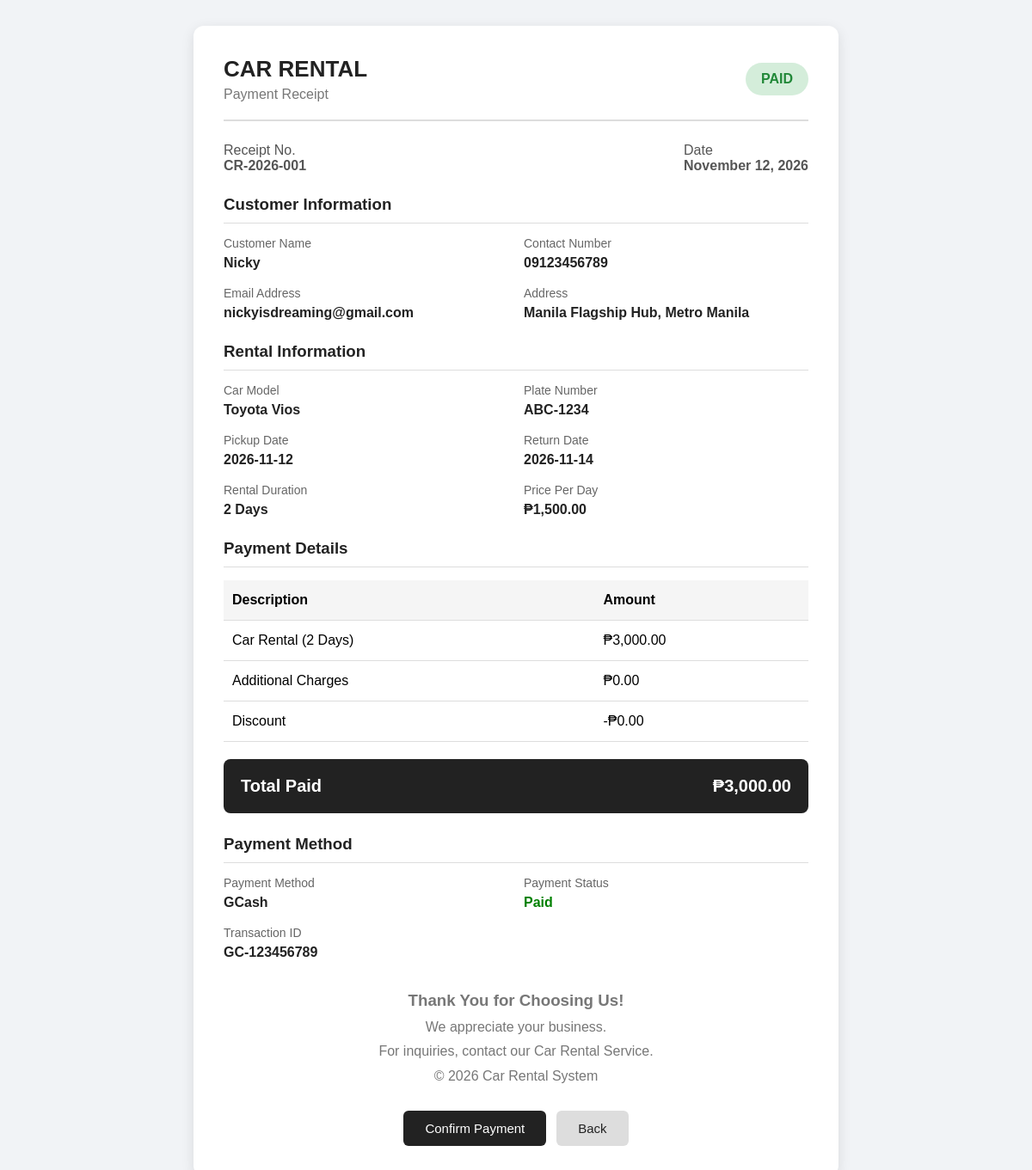
Page /car_rental/reciept.php on the committed database.
### tables this page shows
CREATE TABLE `receipts` (
  `receipt_id` int(11) NOT NULL,
  `payment_id` int(11) NOT NULL,
  `receipt_number` varchar(60) NOT NULL,
  `customer_name` varchar(200) DEFAULT NULL,
  `contact_number` varchar(20) DEFAULT NULL,
  `email` varchar(150) DEFAULT NULL,
  `vehicle_name` varchar(150) DEFAULT NULL,
  `plate_number` varchar(30) DEFAULT NULL,
  `pickup_date` date DEFAULT NULL,
  `return_date` date DEFAULT NULL,
  `rental_days` int(11) DEFAULT NULL,
  `price_per_day` decimal(12,2) DEFAULT NULL,
  `additional_charges` decimal(12,2) DEFAULT 0.00,
  `discount` decimal(12,2) DEFAULT 0.00,
  `total_paid` decimal(12,2) NOT NULL,
  `issued_at` timestamp NULL DEFAULT current_timestamp()
);

CREATE TABLE `payments` (
  `payment_id` int(11) NOT NULL,
  `booking_id` int(11) NOT NULL,
  `payment_method` enum('GCash','Credit/Debit Card','Cash','Bank Transfer','Other') NOT NULL,
  `transaction_id` varchar(150) DEFAULT NULL,
  `amount` decimal(12,2) NOT NULL,
  `payment_status` enum('pending','paid','failed','refunded') DEFAULT 'pending',
  `payment_date` datetime DEFAULT current_timestamp()
);

CREATE TABLE `customers` (
  `customer_id` int(11) NOT NULL,
  `user_id` int(11) NOT NULL,
  `first_name` varchar(100) NOT NULL,
  `last_name` varchar(100) NOT NULL,
  `contact_number` varchar(20) NOT NULL,
  `home_address` text NOT NULL
);

### car_rental/reciept.php (the view, shortened to what this page needs)
<?php
$host = '127.0.0.1';
$dbname = 'system_db';
$username = 'root';
$password = '';
try {
    $pdo = new PDO("mysql:host=$host;dbname=$dbname;charset=utf8mb4", $username, $password);
    $pdo->setAttribute(PDO::ATTR_ERRMODE, PDO::ERRMODE_EXCEPTION);
} catch (PDOException $e) {
    die("Database connection failed: " . $e->getMessage());
}
$receipt_id = isset($_GET['receipt_id']) ? intval($_GET['receipt_id']) : 2;
$stmt = $pdo->prepare("
    SELECT r.*, p.payment_method, p.transaction_id, p.payment_status, p.payment_date,
           b.pickup_hub, b.daily_rate, b.rental_fee, b.service_fee, b.tax, c.home_address
    FROM receipts r
    JOIN payments p ON r.payment_id = p.payment_id
    JOIN bookings b ON p.booking_id = b.booking_id
    LEFT JOIN customers c ON b.customer_id = c.customer_id
    WHERE r.receipt_id = ?
");
$stmt->execute([$receipt_id]);
$receiptData = $stmt->fetch(PDO::FETCH_ASSOC);
?>
<!DOCTYPE html>
<html lang="en">
<head>
    <link rel="stylesheet" href="reciept.css">
</head>
<body>
<div class="receipt">
    <div class="header">
        <div>
            <h1>CAR RENTAL</h1>
            <p>Payment Receipt</p>
        </div>
        <span class="paid"><?php echo htmlspecialchars(strtoupper($receiptData['payment_status'] ?? 'PAID')); ?></span>
    </div>
    <div class="receipt-number">
        <div>
            <p>Receipt No.</p>
            <strong><?php echo htmlspecialchars($receiptData['receipt_number']); ?></strong>
        </div>
        <div>
            <p>Date</p>
            <strong><?php echo htmlspecialchars(date("F d, Y", strtotime($receiptData['issued_at']))); ?></strong>
        </div>
    </div>
    <div class="section">
        <h3>Customer Information</h3>
        <div class="details">
            <div>
                <p>Customer Name</p>
                <strong><?php echo htmlspecialchars($receiptData['customer_name']); ?></strong>
            </div>
            <div>
                <p>Contact Number</p>
                <strong><?php echo htmlspecialchars($receiptData['contact_number']); ?></strong>
            </div>
            <div>
                <p>Email Address</p>
                <strong><?php echo htmlspecialchars($receiptData['email']); ?></strong>
            </div>
            <div>
                <p>Address</p>
                <strong><?php echo htmlspecialchars($receiptData['home_address'] ?? 'N/A'); ?></strong>
            </div>
        </div>
    </div>
    <div class="section">
        <h3>Rental Information</h3>
        <div class="details">
            <div>
                <p>Car Model</p>
                <strong><?php echo htmlspecialchars($receiptData['vehicle_name']); ?></strong>
            </div>
            <div>
                <p>Plate Number</p>
                <strong><?php echo htmlspecialchars($receiptData['plate_number']); ?></strong>
            </div>
            <div>
                <p>Pickup Date</p>
                <strong><?php echo htmlspecialchars($receiptData['pickup_date']); ?></strong>
            </div>
            <div>
                <p>Return Date</p>
                <strong><?php echo htmlspecialchars($receiptData['return_date']); ?></strong>
            </div>
            <div>
                <p>Rental Duration</p>
                <strong><?php echo htmlspecialchars($receiptData['rental_days']); ?> Days</strong>
            </div>
            <div>
                <p>Price Per Day</p>
                <strong>₱<?php echo number_format($receiptData['price_per_day'], 2); ?></strong>
            </div>
        </div>
    </div>
    <div class="section">
        <h3>Payment Details</h3>
        <table class="payment-table">
            <tr>
                <th>Description</th>
                <th>Amount</th>
            </tr>
            <tr>
                <td>Car Rental (<?php echo $receiptData['rental_days']; ?> Days)</td>
                <td>₱<?php echo number_format($receiptData['rental_days'] * $receiptData['price_per_day'], 2); ?></td>
            </tr>
            <tr>
                <td>Additional Charges</td>
                <td>₱<?php echo number_format($receiptData['additional_charges'], 2); ?></td>
            </tr>
            <tr>
                <td>Discount</td>
                <td>-₱<?php echo number_format($receiptData['discount'], 2); ?></td>
            </tr>
        </table>
        <div class="total">
            <span>Total Paid</span>
            <span>₱<?php echo number_format($receiptData['total_paid'], 2); ?></span>
        </div>
    </div>
    <div class="section">
        <h3>Payment Method</h3>
        <div class="details">
            <div>
                <p>Payment Method</p>
                <strong><?php echo htmlspecialchars($receiptData['payment_method']); ?></strong>
            </div>
            <div>
                <p>Payment Status</p>
                <strong style="color:green;"><?php echo ucfirst($receiptData['payment_status']); ?></strong>
            </div>
            <div>
                <p>Transaction ID</p>
                <strong><?php echo htmlspecialchars($receiptData['transaction_id']); ?></strong>
            </div>
        </div>
    </div>
    <div class="footer">
        <h3>Thank You for Choosing Us!</h3>
        <p>We appreciate your business.</p>
        <p>For inquiries, contact our Car Rental Service.</p>
        <p>© 2026 Car Rental System</p>
    </div>
   <div class="buttons">
    <button class="print" onclick="confirmPayment()">
        Confirm Payment
    </button>
    <button class="back" onclick="history.back()">
        Back
    </button>
</div>
</div>
</body>
</html>

### car_rental/reciept.css (style rules this page uses)
* { margin: 0; padding: 0; box-sizing: border-box; font-family: Arial, sans-serif; }
body { background: #f1f3f6; padding: 30px 15px; }
.receipt { max-width: 750px; margin: auto; background: white; padding: 35px; border-radius: 12px; box-shadow: 0 4px 15px rgba(0,0,0,0.1); }
.header { display: flex; justify-content: space-between; align-items: center; border-bottom: 2px solid #ddd; padding-bottom: 20px; }
.header h1 { color: #222; font-size: 26px; }
.header p { color: #777; margin-top: 5px; }
.paid { background: #d4edda; color: #218838; padding: 10px 18px; border-radius: 20px; font-weight: bold; }
.receipt-number { margin: 25px 0; display: flex; justify-content: space-between; color: #555; }
.section { margin-top: 25px; }
.section h3 { color: #222; margin-bottom: 15px; border-bottom: 1px solid #ddd; padding-bottom: 10px; }
.details { display: grid; grid-template-columns: 1fr 1fr; gap: 18px; }
.details p { color: #666; font-size: 14px; }
.details strong { display: block; color: #222; margin-top: 6px; }
.payment-table { width: 100%; border-collapse: collapse; margin-top: 15px; }
.payment-table th, .payment-table td { padding: 14px 10px; border-bottom: 1px solid #ddd; text-align: left; }
.payment-table th { background: #f5f5f5; }
.total { margin-top: 20px; background: #222; color: white; padding: 20px; border-radius: 8px; display: flex; justify-content: space-between; font-size: 20px; font-weight: bold; }
.footer { text-align: center; margin-top: 30px; color: #777; line-height: 1.8; }
.buttons { display: flex; justify-content: center; gap: 12px; margin-top: 25px; }
button { border: none; padding: 12px 25px; border-radius: 6px; cursor: pointer; font-size: 15px; }
.print { background: #222; color: white; }
.back { background: #ddd; color: #222; }

### rows in the picture
receipts: payment.payment_status "PAID", receipt_number "CR-2026-001", issued_at "November 12, 2026", customer_name "Nicky", contact_number "09123456789", email "nickyisdreaming@gmail.com", customers.home_address "Manila Flagship Hub, Metro Manila", vehicle_name "Toyota Vios", plate_number "ABC-1234", pickup_date "2026-11-12", return_date "2026-11-14", rental_days "2", price_per_day "1,500.00", $receiptData['rental_days'] * $receiptData['price_per_day'] "3,000.00", additional_charges "0.00", discount "0.00", total_paid "3,000.00", payment.payment_method "GCash", payment.payment_status "Paid", payment.transaction_id "GC-123456789"
